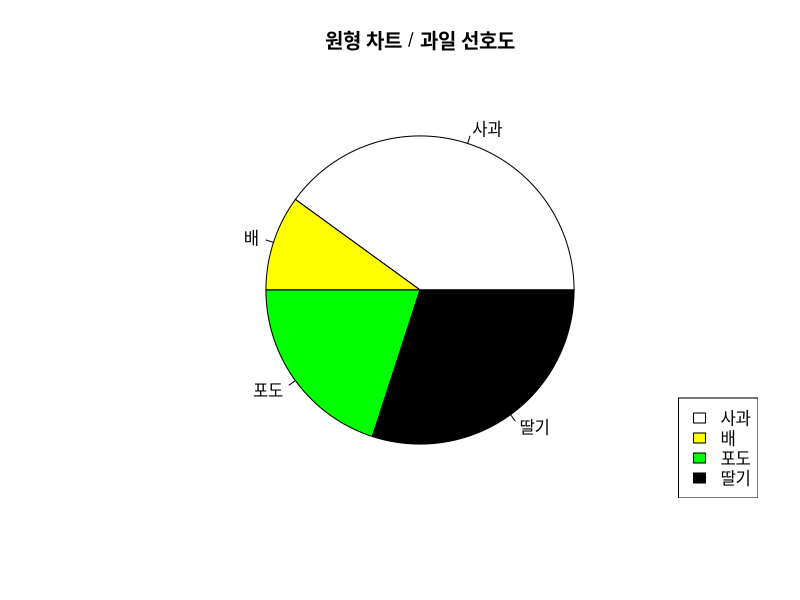

This chart was generated by the following R code:
# 들어갈 말
fruit <- c("사과", "배", "포도", "딸기")

# 선호도 (선호도 숫자는 위하고 같은 순서로 놓아야함)
x <- c(40,10,20,30)

# 표 색상
color <- c("white", "yellow", "green", "black")

# 원형 차트
pie(x, label = fruit, main = "원형 차트 / 과일 선호도", col = color)

# 설명 상자
legend("bottomright", fruit, fill = color)
